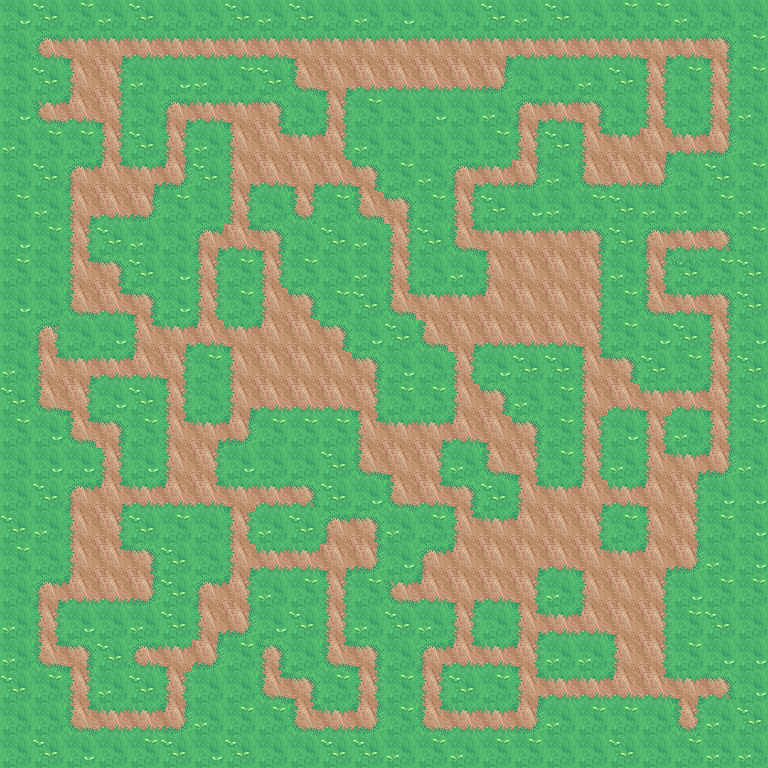

Below is a game level as drawn by its tile map, then a one-line description and the .tmx file that defines it, in full:
An orthogonal 24x24 tile map with 32x32 px tiles, 5 tile layers (base grass, grass lines 1, grass lines 2, grass corner 1, ...).

<map version="1.9" tiledversion="1.9.2" orientation="orthogonal" renderorder="right-down" width="24" height="24" tilewidth="32" tileheight="32" infinite="0" nextlayerid="8" nextobjectid="1">
 <tileset firstgid="1" name="tileset" tilewidth="32" tileheight="32" tilecount="100" columns="10">
  <image source="../../../PencilChiselCode2022/PencilChiselCode/Content/Resources/Textures/Tiles/tileset.png" width="320" height="320" />
 </tileset>
 <layer id="1" name="base grass" width="24" height="24">
  <data encoding="csv">
1,2,3,4,2,24,24,2,4,2,24,4,1,24,24,2,4,2,24,3,3,4,24,24,
24,5,5,5,5,5,5,5,5,5,5,5,5,5,5,5,5,5,5,5,5,5,5,3,
24,2,5,5,4,1,4,3,2,5,5,5,5,5,5,5,24,24,4,2,5,3,5,3,
1,5,5,5,24,5,5,5,5,24,5,3,24,1,24,4,5,5,5,24,5,24,5,4,
4,3,3,5,2,5,4,5,5,5,5,4,24,24,24,3,5,2,5,5,5,5,5,24,
24,2,5,5,5,5,2,5,5,5,5,5,3,4,5,5,5,4,5,5,5,24,2,3,
3,4,5,5,5,3,24,5,24,5,3,5,5,3,5,2,1,4,3,2,4,4,3,4,
1,3,5,2,4,24,5,5,5,24,2,4,5,2,5,5,5,5,5,2,5,5,5,3,
3,24,5,5,2,1,5,3,5,3,24,4,5,24,4,5,5,5,5,4,5,2,3,2,
1,24,5,5,5,1,5,3,5,5,3,2,5,5,5,5,5,5,5,3,5,5,5,2,
24,5,24,1,5,5,5,5,5,5,5,1,2,5,5,5,5,5,5,3,1,2,5,1,
4,5,5,5,5,5,3,5,5,5,5,5,1,24,5,1,2,2,5,5,2,3,5,2,
2,5,5,1,2,5,24,5,5,5,5,5,3,3,5,5,4,3,5,5,5,5,5,1,
3,1,5,5,3,5,5,5,3,3,3,5,5,5,5,5,5,3,5,1,5,4,5,3,
24,1,1,5,1,5,5,1,24,24,2,5,5,5,4,5,5,3,5,4,5,5,5,4,
24,2,5,5,5,5,5,5,5,5,2,1,5,5,5,2,5,5,5,5,5,5,1,1,
2,4,5,5,2,3,24,5,4,2,5,5,4,3,5,5,5,5,5,3,5,5,3,1,
3,24,5,5,5,2,24,5,5,5,5,5,1,5,5,5,5,5,5,5,5,5,4,1,
24,5,5,5,5,2,5,5,4,3,5,3,5,5,5,5,5,4,5,5,5,1,3,3,
4,5,1,24,4,2,5,5,1,2,5,4,2,4,5,24,5,5,5,5,5,3,2,24,
4,5,5,2,5,5,5,3,5,24,5,5,24,5,5,5,5,4,4,5,5,3,1,1,
2,3,5,4,2,5,24,24,5,5,3,5,3,5,2,3,5,5,5,5,5,5,5,1,
24,24,5,5,5,5,4,3,3,5,5,5,3,5,5,5,5,4,3,3,24,5,4,2,
24,2,1,24,3,2,1,2,24,24,2,2,4,3,4,3,3,24,24,2,24,3,4,4
</data>
 </layer>
 <layer id="4" name="grass lines 1" width="24" height="24">
  <data encoding="csv">
0,0,0,0,0,0,0,0,0,0,0,0,0,0,0,0,0,0,0,0,0,0,0,0,
0,11,34,34,34,34,34,34,34,34,34,34,34,34,34,34,34,34,34,34,34,34,12,0,
0,0,25,23,0,0,0,0,0,21,0,14,14,14,14,22,0,0,0,0,25,0,25,0,
0,21,14,23,0,11,34,34,12,0,25,0,0,0,0,0,11,34,12,0,25,0,25,0,
0,0,0,25,0,25,0,25,0,0,23,0,0,0,0,0,25,0,25,34,0,34,22,0,
0,0,11,0,34,22,0,25,14,0,14,12,0,0,11,34,22,0,21,0,22,0,0,0,
0,0,25,14,22,0,0,25,0,21,0,21,12,0,25,0,0,0,0,0,0,0,0,0,
0,0,25,0,0,0,11,14,12,0,0,0,23,0,21,34,34,34,12,0,11,34,12,0,
0,0,25,12,0,0,25,0,25,0,0,0,23,0,0,25,0,0,23,0,25,34,0,0,
0,0,21,14,12,0,25,0,25,12,0,0,21,0,0,0,0,0,23,0,21,34,12,0,
0,11,0,0,25,34,14,34,35,0,12,0,0,21,0,14,14,14,23,0,0,0,25,0,
0,25,34,34,14,23,0,25,0,0,0,12,0,0,25,0,0,0,25,12,0,0,25,0,
0,21,23,0,0,25,0,25,14,14,14,0,0,0,25,12,0,0,25,14,34,34,23,0,
0,0,21,12,0,25,34,22,0,0,0,25,0,0,14,0,12,0,25,0,25,0,25,0,
0,0,0,25,0,25,0,0,0,0,0,21,0,23,0,21,23,0,25,0,25,34,22,0,
0,0,11,0,34,14,14,34,34,12,0,0,21,14,12,0,0,34,0,14,0,23,0,0,
0,0,25,23,0,0,0,25,0,0,11,12,0,0,25,34,0,0,0,0,25,23,0,0,
0,0,25,0,12,0,0,25,34,34,0,22,0,11,0,0,0,14,0,34,0,22,0,0,
0,11,14,14,22,0,11,23,0,0,25,0,21,0,0,14,23,0,25,0,23,0,0,0,
0,25,0,0,0,0,25,22,0,0,25,0,0,0,25,0,25,34,14,0,23,0,0,0,
0,21,12,0,11,34,22,0,25,0,21,12,0,11,14,34,23,0,0,25,23,0,0,0,
0,0,25,0,0,25,0,0,21,12,0,25,0,25,0,0,25,34,34,14,14,34,12,0,
0,0,21,34,34,22,0,0,0,21,34,22,0,21,34,34,22,0,0,0,0,21,0,0,
0,0,0,0,0,0,0,0,0,0,0,0,0,0,0,0,0,0,0,0,0,0,0,0
</data>
 </layer>
 <layer id="5" name="grass lines 2" width="24" height="24">
  <data encoding="csv">
0,0,0,0,0,0,0,0,0,0,0,0,0,0,0,0,0,0,0,0,0,0,0,0,
0,14,0,0,14,14,14,14,14,0,0,0,0,0,0,0,14,14,14,14,13,14,0,0,
0,0,0,0,0,0,0,0,0,0,13,0,0,0,0,0,0,0,0,0,23,0,23,0,
0,34,35,0,0,0,14,0,0,0,23,0,0,0,0,0,0,14,0,0,23,0,23,0,
0,0,0,23,0,23,0,0,0,34,0,0,0,0,0,0,23,0,0,0,0,14,0,0,
0,0,0,35,0,0,0,0,0,0,0,15,0,0,0,14,0,0,0,14,0,0,0,0,
0,0,0,0,0,0,0,23,0,23,0,0,0,0,23,0,0,0,0,0,0,0,0,0,
0,0,23,0,0,0,13,0,0,0,0,0,25,0,0,15,0,0,0,0,0,14,14,0,
0,0,0,0,0,0,23,0,23,0,0,0,25,0,0,0,0,0,0,0,23,0,0,0,
0,0,0,0,0,0,23,0,0,0,0,0,0,34,34,35,0,0,0,0,0,14,0,0,
0,23,0,0,0,0,0,0,0,0,0,0,0,0,0,0,0,0,0,0,0,0,23,0,
0,33,0,14,35,0,0,0,0,0,0,0,0,0,23,0,0,0,0,0,0,0,23,0,
0,0,0,0,0,23,0,0,0,0,0,23,0,0,0,0,0,0,0,0,0,14,35,0,
0,0,0,0,0,0,0,0,0,0,0,0,34,34,35,0,0,0,23,0,23,0,23,0,
0,0,0,23,0,0,23,0,0,0,0,0,0,0,0,0,23,0,23,0,0,0,0,0,
0,0,0,35,14,0,0,0,14,14,0,0,0,0,0,0,25,0,35,34,35,0,0,0,
0,0,0,0,0,0,0,23,0,0,0,0,0,0,0,0,0,0,23,0,0,0,0,0,
0,0,0,0,0,0,0,0,14,14,13,0,0,0,0,0,0,0,33,0,35,0,0,0,
0,0,0,0,0,0,0,0,0,0,23,0,34,14,13,0,0,0,0,0,0,0,0,0,
0,23,0,0,0,0,0,0,0,0,23,0,0,0,23,0,0,14,0,0,0,0,0,0,
0,0,0,0,14,0,0,0,12,0,0,0,0,0,0,14,0,0,0,0,0,0,0,0,
0,0,23,0,0,23,0,0,0,0,0,23,0,23,0,0,13,14,14,0,0,13,14,0,
0,0,0,14,14,35,0,0,0,0,14,35,0,33,14,14,0,0,0,0,0,23,0,0,
0,0,0,0,0,0,0,0,0,0,0,0,0,0,0,0,0,0,0,0,0,0,0,0
</data>
 </layer>
 <layer id="6" name="grass corner 1" width="24" height="24">
  <data encoding="csv">
0,0,0,0,0,0,0,0,0,0,0,0,0,0,0,0,0,0,0,0,0,0,0,0,
0,0,15,13,0,0,0,0,0,15,0,0,0,0,0,13,0,0,0,0,15,0,15,0,
0,0,0,0,0,0,0,0,0,0,15,0,0,0,0,0,0,0,0,0,0,0,0,0,
0,0,0,0,0,13,0,15,0,0,0,0,0,0,0,0,13,0,15,0,0,0,0,0,
0,0,0,0,0,0,0,0,33,0,35,0,0,0,0,0,0,0,33,0,13,0,35,0,
0,0,0,33,13,35,0,13,0,13,0,0,0,0,13,0,0,0,0,0,0,0,0,0,
0,0,13,0,0,0,0,0,0,0,0,0,0,0,0,0,0,0,0,0,0,0,0,0,
0,0,0,0,0,0,0,33,15,0,0,0,0,0,33,0,0,0,0,0,13,0,0,0,
0,0,33,0,0,0,0,0,0,0,0,0,0,0,0,0,0,0,0,0,0,0,0,0,
0,0,0,33,15,0,0,0,0,0,0,0,33,0,0,0,0,0,0,0,33,0,15,0,
0,0,0,0,33,13,35,15,0,0,0,0,0,0,13,0,0,0,15,0,0,0,0,0,
0,0,13,0,0,15,0,0,0,0,0,0,0,0,0,0,0,0,33,0,0,0,0,0,
0,0,0,0,0,0,0,13,0,0,0,15,0,0,0,0,0,0,0,0,15,0,15,0,
0,0,33,0,0,33,13,35,0,0,0,33,0,13,0,15,0,0,0,0,0,0,0,0,
0,0,0,0,0,0,0,0,0,0,0,0,15,0,0,0,15,0,0,0,33,13,35,0,
0,0,0,13,0,35,33,15,0,0,0,0,0,33,15,0,33,0,13,0,15,0,0,0,
0,0,0,0,0,0,0,0,0,0,0,0,0,0,33,0,35,0,0,0,0,0,0,0,
0,0,0,33,0,0,0,13,0,0,15,0,0,0,35,0,13,0,15,0,13,0,0,0,
0,13,35,0,0,0,0,35,0,0,0,0,0,35,15,0,15,0,0,0,0,0,0,0,
0,0,0,0,0,0,13,0,0,0,0,0,0,0,0,0,33,0,35,15,0,0,0,0,
0,33,15,0,0,15,0,0,0,0,33,15,0,13,33,0,15,0,0,0,0,0,0,0,
0,0,0,0,0,0,0,0,33,15,0,0,0,0,0,0,33,0,0,35,33,15,0,0,
0,0,33,0,0,0,0,0,0,33,0,0,0,0,0,0,35,0,0,0,0,0,0,0,
0,0,0,0,0,0,0,0,0,0,0,0,0,0,0,0,0,0,0,0,0,0,0,0
</data>
 </layer>
 <layer id="7" name="grass corner 2" width="24" height="24">
  <data encoding="csv">
0,0,0,0,0,0,0,0,0,0,0,0,0,0,0,0,0,0,0,0,0,0,0,0,
0,0,0,0,0,0,0,0,0,0,0,0,0,0,0,0,0,0,0,0,0,0,0,0,
0,0,0,0,0,0,0,0,0,0,0,0,0,0,0,0,0,0,0,0,0,0,0,0,
0,0,0,15,0,0,0,0,0,0,0,0,0,0,0,0,0,0,0,0,0,0,0,0,
0,0,0,0,0,0,0,0,0,0,0,0,0,0,0,0,0,0,0,0,0,0,0,0,
0,0,0,0,0,0,0,0,0,15,0,0,0,0,0,0,0,0,0,0,0,0,0,0,
0,0,0,0,0,0,0,0,0,0,0,0,0,0,0,0,0,0,0,0,0,0,0,0,
0,0,0,0,0,0,0,0,0,0,0,0,0,0,0,0,0,0,0,0,0,0,0,0,
0,0,0,0,0,0,0,0,0,0,0,0,0,0,0,0,0,0,0,0,0,0,0,0,
0,0,0,0,0,0,0,0,0,0,0,0,0,0,0,0,0,0,0,0,0,0,0,0,
0,0,0,0,0,0,0,0,0,0,0,0,0,0,0,0,0,0,0,0,0,0,0,0,
0,0,0,0,0,0,0,0,0,0,0,0,0,0,0,0,0,0,0,0,0,0,0,0,
0,0,15,0,0,0,0,0,0,0,0,0,0,0,0,0,0,0,0,0,0,0,0,0,
0,0,0,0,0,0,0,0,0,0,0,0,0,0,0,0,0,0,0,0,0,0,0,0,
0,0,0,0,0,0,0,0,0,0,0,0,0,0,0,0,0,0,0,0,0,0,0,0,
0,0,0,33,0,0,0,0,0,0,0,0,0,0,0,0,0,0,0,0,0,0,0,0,
0,0,0,0,0,0,0,0,0,0,0,0,0,0,0,0,0,0,0,0,0,0,0,0,
0,0,0,0,0,0,0,0,0,0,0,0,0,0,0,0,0,0,0,0,0,0,0,0,
0,0,0,0,0,0,0,0,0,0,0,0,0,0,0,0,0,0,0,0,0,0,0,0,
0,0,0,0,0,0,0,0,0,0,0,0,0,0,0,0,13,0,0,0,0,0,0,0,
0,0,0,0,0,0,0,0,0,0,0,0,0,0,35,0,35,0,0,0,0,0,0,0,
0,0,0,0,0,0,0,0,0,0,0,0,0,0,0,0,0,0,0,0,0,0,0,0,
0,0,0,0,0,0,0,0,0,0,0,0,0,0,0,0,0,0,0,0,0,0,0,0,
0,0,0,0,0,0,0,0,0,0,0,0,0,0,0,0,0,0,0,0,0,0,0,0
</data>
 </layer>
</map>